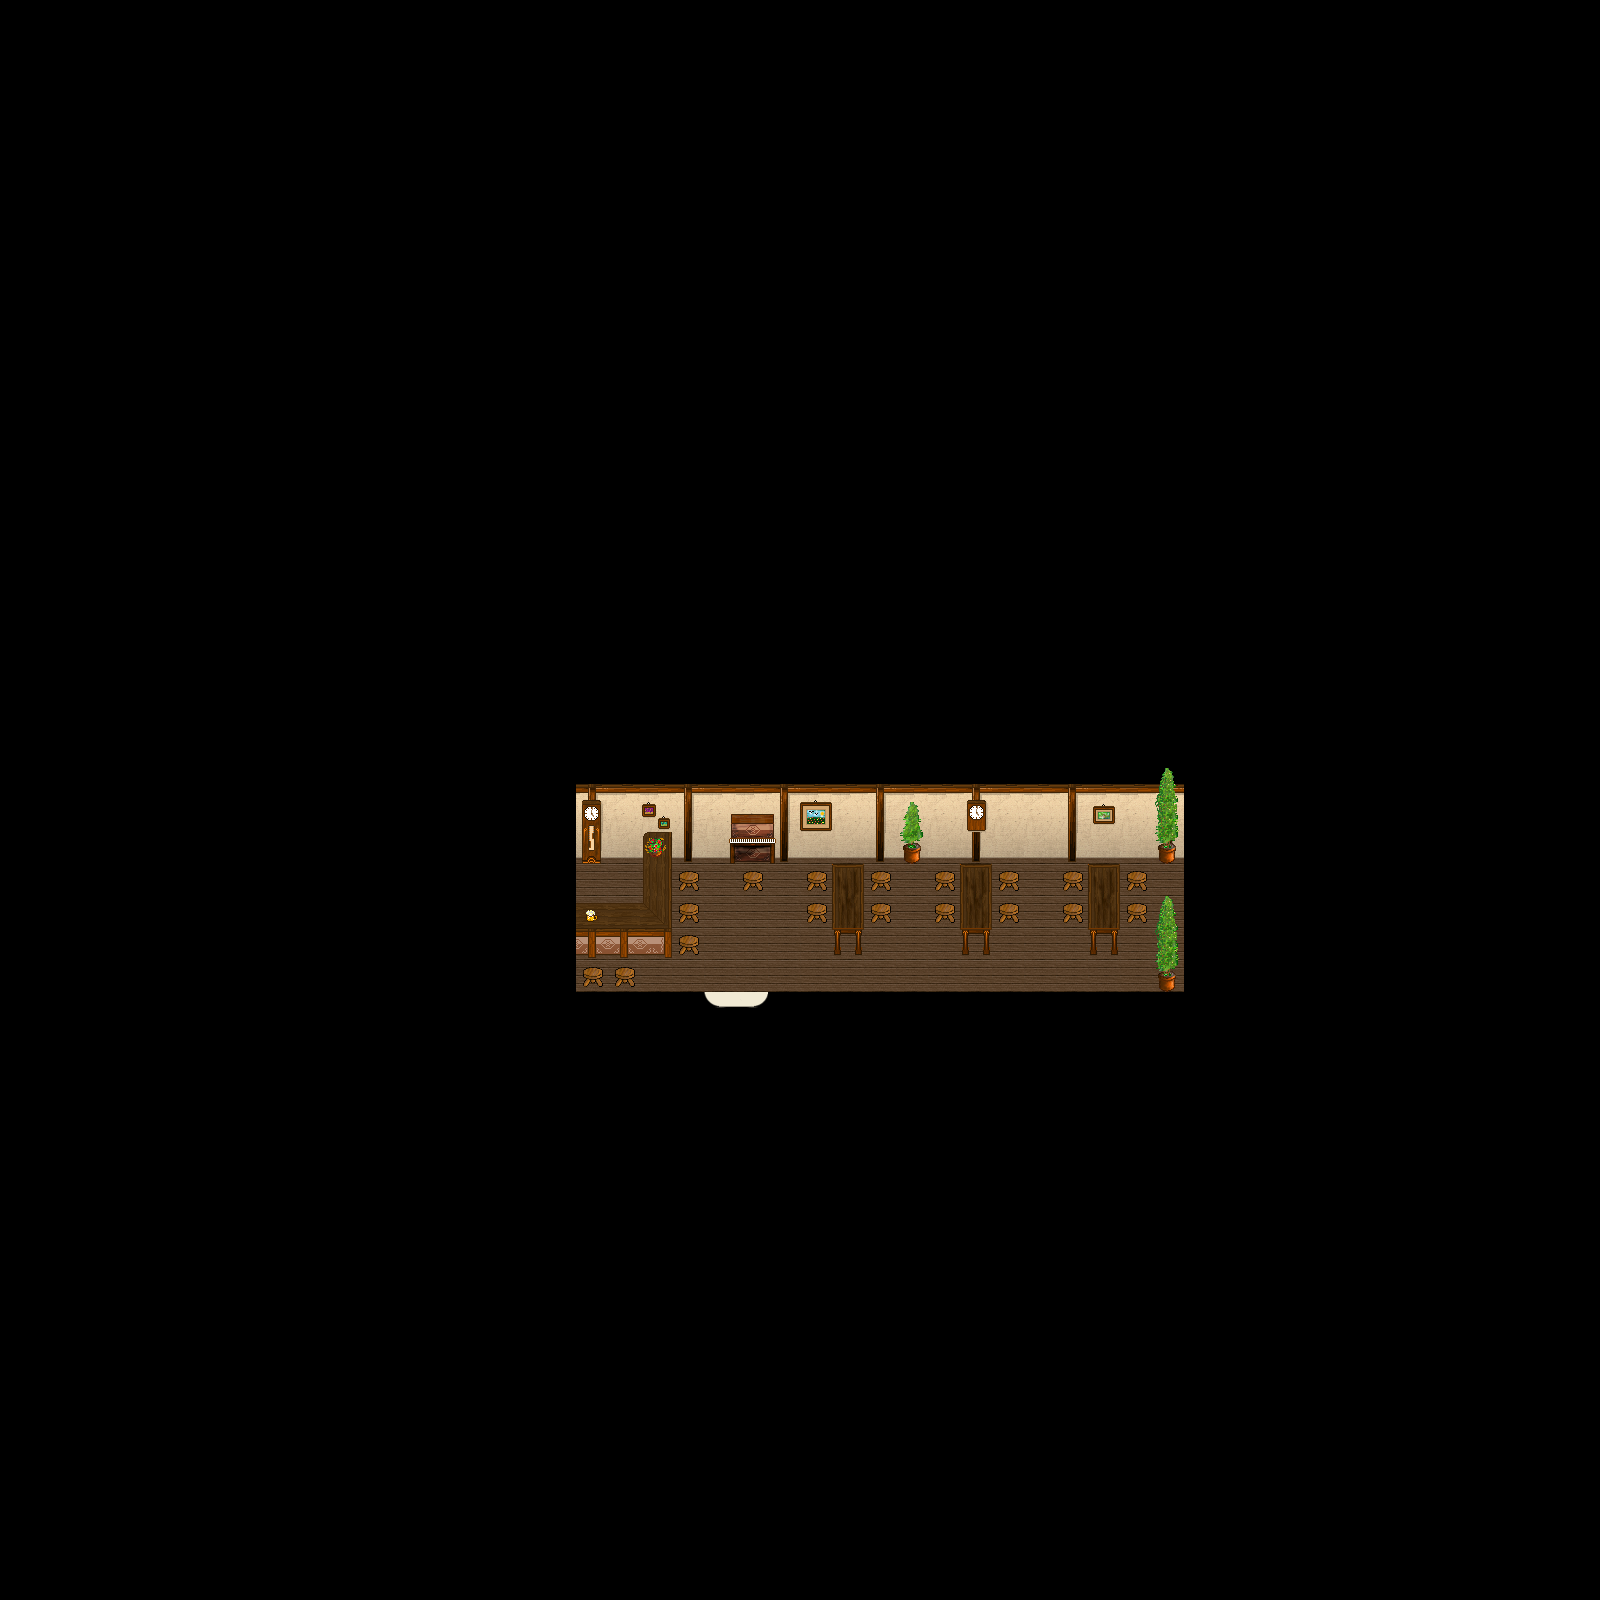

A 2D game scene composited from a Tiled map and its tileset images. What follows is a short description and the map's XML, with each tile layer's data collapsed to a summary:
An orthogonal 50x50 tile map with 32x32 px tiles, 6 tile layers (Ground, Ground, Ground, Ground, ...), 1 hidden layer not drawn, 6 tilesets and 2 objects (WARP, SCRIPT).

<map version="1.0" orientation="orthogonal" width="50" height="50" tilewidth="32" tileheight="32">
 <properties>
  <property name="music" value="inside.ogg" />
 </properties>
 <tileset firstgid="1" name="collision1_32_32" tilewidth="32" tileheight="32">
  <image source="../graphics/tiles/collision1_32_32.png" width="1024" height="1024" />
 </tileset>
 <tileset firstgid="1025" name="indoor3_32_32" tilewidth="32" tileheight="32">
  <image source="../graphics/tiles/indoor3_32_32.png" width="1024" height="1024" />
 </tileset>
 <tileset firstgid="2049" name="indoor2_32_32" tilewidth="32" tileheight="32">
  <image source="../graphics/tiles/indoor2_32_32.png" width="1024" height="1024" />
 </tileset>
 <tileset firstgid="3073" name="indoor2_32_64" tilewidth="32" tileheight="64">
  <image source="../graphics/tiles/indoor2_32_64.png" width="1024" height="1024" />
 </tileset>
 <tileset firstgid="3585" name="indoor2_32_96" tilewidth="32" tileheight="96">
  <image source="../graphics/tiles/indoor2_32_96.png" width="1024" height="960" />
 </tileset>
 <tileset firstgid="3905" name="indoor2_32_64" tilewidth="32" tileheight="64">
  <image source="../graphics/tiles/indoor2_32_64.png" width="1024" height="1024" />
 </tileset>
 <layer name="Ground" width="50" height="50">
  <data>[2500 cells, 2500 non-empty, 4 distinct tile ids]</data>
 </layer>
 <layer name="Ground" width="50" height="50">
  <data>[2500 cells, 57 non-empty, 6 distinct tile ids]</data>
 </layer>
 <layer name="Ground" width="50" height="50">
  <data>[2500 cells, 29 non-empty, 6 distinct tile ids]</data>
 </layer>
 <layer name="Ground" width="50" height="50">
  <data>[2500 cells, 7 non-empty, 7 distinct tile ids]</data>
 </layer>
 <layer name="Fringe" width="50" height="50">
  <data>[2500 cells, 9 non-empty, 8 distinct tile ids]</data>
 </layer>
 <layer name="Over" width="50" height="50">
  <data>[2500 cells, 0 non-empty, 0 distinct tile ids]</data>
 </layer>
 <layer name="Collision" width="50" height="50" visible="0">
  <data>[2500 cells, 2439 non-empty, 1 distinct tile ids]</data>
 </layer>
 <objectgroup name="Object" width="50" height="50">
  <object name="Warp to city" type="WARP" x="704" y="992" width="64" height="32">
   <properties>
    <property name="DEST_MAP" value="ow-n0004-p0005-o0000" />
    <property name="DEST_X" value="4720" />
    <property name="DEST_Y" value="3600" />
   </properties>
  </object>
  <object name="External Map Events" type="SCRIPT" x="52" y="44" width="24" height="80">
   <properties>
    <property name="FILENAME" value="scripts/maps/iw-castle-cedric-tavern-o00-o00-o00.lua" />
   </properties>
  </object>
 </objectgroup>
</map>
